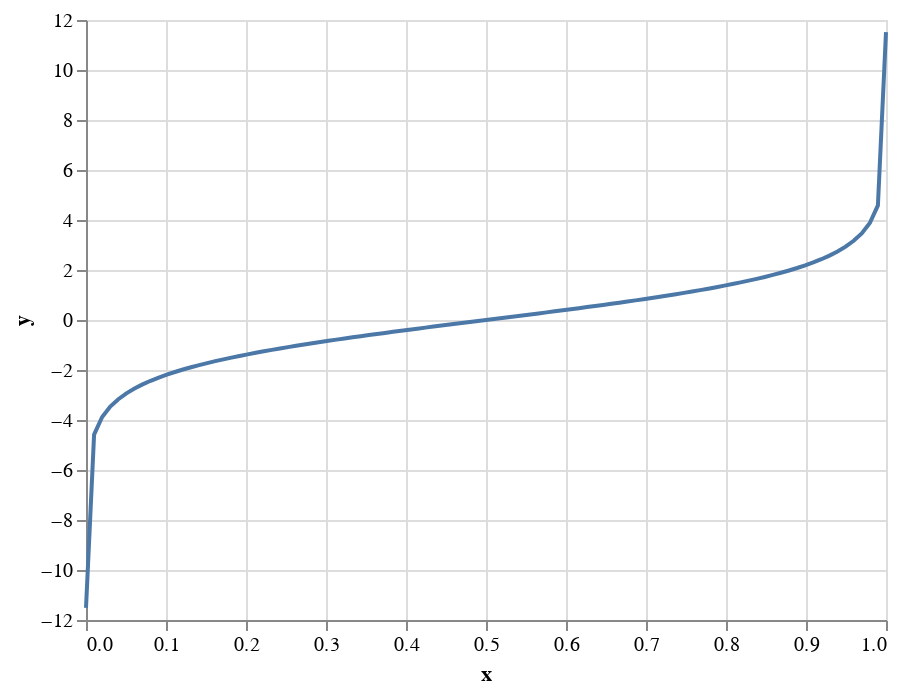

This figure's notebook cell:
### Code cell
eps = 0.00001
xs = np.linspace(eps,1-eps,100)
_df = pd.DataFrame({'x': xs, 'y': np.log(xs / (1-xs))})
alt.Chart(_df).mark_line().encode(x='x:Q',y='y:Q')

### Figure 1 — Vega-Lite specification as saved in the notebook (floating-point values rounded to 4 significant figures)
{"config": {"view": {"continuousWidth": 400, "continuousHeight": 300}}, "data": {"name": "data-3ab3eb4d05e92b3c97fc7e0848abd21e"}, "mark": "line", "encoding": {"x": {"type": "quantitative", "field": "x"}, "y": {"type": "quantitative", "field": "y"}}, "$schema": "https://vega.github.io/schema/vega-lite/v4.8.1.json", "datasets": {"data-3ab3eb4d05e92b3c97fc7e0848abd21e": [{"x": 1e-05, "y": -11.51}, {"x": 0.01011, "y": -4.584}, {"x": 0.02021, "y": -3.881}, {"x": 0.03031, "y": -3.465}, {"x": 0.04041, "y": -3.167}, {"x": 0.05051, "y": -2.934}, {"x": 0.06061, "y": -2.741}, {"x": 0.07072, "y": -2.576}, {"x": 0.08082, "y": -2.431}, {"x": 0.09092, "y": -2.302}, {"x": 0.101, "y": -2.186}, {"x": 0.1111, "y": -2.079}, {"x": 0.1212, "y": -1.981}, {"x": 0.1313, "y": -1.889}, {"x": 0.1414, "y": -1.804}, {"x": 0.1515, "y": -1.723}, {"x": 0.1616, "y": -1.646}, {"x": 0.1717, "y": -1.573}, {"x": 0.1818, "y": -1.504}, {"x": 0.1919, "y": -1.438}, {"x": 0.202, "y": -1.374}, {"x": 0.2121, "y": -1.312}, {"x": 0.2222, "y": -1.253}, {"x": 0.2323, "y": -1.195}, {"x": 0.2424, "y": -1.139}, {"x": 0.2525, "y": -1.085}, {"x": 0.2626, "y": -1.032}, {"x": 0.2727, "y": -0.9808}, {"x": 0.2828, "y": -0.9305}, {"x": 0.2929, "y": -0.8812}, {"x": 0.303, "y": -0.8329}, {"x": 0.3131, "y": -0.7855}, {"x": 0.3232, "y": -0.7389}, {"x": 0.3333, "y": -0.6931}, {"x": 0.3434, "y": -0.648}, {"x": 0.3535, "y": -0.6035}, {"x": 0.3636, "y": -0.5596}, {"x": 0.3737, "y": -0.5162}, {"x": 0.3838, "y": -0.4733}, {"x": 0.3939, "y": -0.4308}, {"x": 0.404, "y": -0.3887}, {"x": 0.4141, "y": -0.3469}, {"x": 0.4242, "y": -0.3054}, {"x": 0.4343, "y": -0.2641}, {"x": 0.4444, "y": -0.2231}, {"x": 0.4545, "y": -0.1823}, {"x": 0.4646, "y": -0.1416}, {"x": 0.4747, "y": -0.1011}, {"x": 0.4848, "y": -0.06062}, {"x": 0.4949, "y": -0.0202}, {"x": 0.5051, "y": 0.0202}, {"x": 0.5152, "y": 0.06062}, {"x": 0.5253, "y": 0.1011}, {"x": 0.5354, "y": 0.1416}, {"x": 0.5455, "y": 0.1823}, {"x": 0.5556, "y": 0.2231}, {"x": 0.5657, "y": 0.2641}, {"x": 0.5758, "y": 0.3054}, {"x": 0.5859, "y": 0.3469}, {"x": 0.596, "y": 0.3887}, {"x": 0.6061, "y": 0.4308}, {"x": 0.6162, "y": 0.4733}, {"x": 0.6263, "y": 0.5162}, {"x": 0.6364, "y": 0.5596}, {"x": 0.6465, "y": 0.6035}, {"x": 0.6566, "y": 0.648}, {"x": 0.6667, "y": 0.6931}, {"x": 0.6768, "y": 0.7389}, {"x": 0.6869, "y": 0.7855}, {"x": 0.697, "y": 0.8329}, {"x": 0.7071, "y": 0.8812}, {"x": 0.7172, "y": 0.9305}, {"x": 0.7273, "y": 0.9808}, {"x": 0.7374, "y": 1.032}, {"x": 0.7475, "y": 1.085}, {"x": 0.7576, "y": 1.139}, {"x": 0.7677, "y": 1.195}, {"x": 0.7778, "y": 1.253}, {"x": 0.7879, "y": 1.312}, {"x": 0.798, "y": 1.374}, {"x": 0.8081, "y": 1.438}, {"x": 0.8182, "y": 1.504}, {"x": 0.8283, "y": 1.573}, {"x": 0.8384, "y": 1.646}, {"x": 0.8485, "y": 1.723}, {"x": 0.8586, "y": 1.804}, {"x": 0.8687, "y": 1.889}, {"x": 0.8788, "y": 1.981}, {"x": 0.8889, "y": 2.079}, {"x": 0.899, "y": 2.186}, {"x": 0.9091, "y": 2.302}, {"x": 0.9192, "y": 2.431}, {"x": 0.9293, "y": 2.576}, {"x": 0.9394, "y": 2.741}, {"x": 0.9495, "y": 2.934}, {"x": 0.9596, "y": 3.167}, {"x": 0.9697, "y": 3.465}, {"x": 0.9798, "y": 3.881}, {"x": 0.9899, "y": 4.584}, {"x": 1.0, "y": 11.51}]}}
